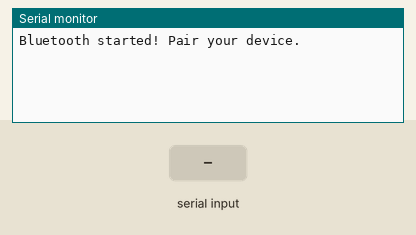
Recording of a program running on a simulated ESP32. Shown: the last lines printed to the serial monitor. The inputs (shaded band) are chosen by the test bench. Nothing arrives over Bluetooth unless stated.

Above: at 1.2 s.
1.3 s: "1" received over the second serial link
At 2.2 s:
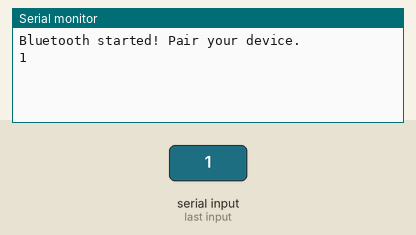
2.8 s: "0" received over the second serial link
At 3.4 s:
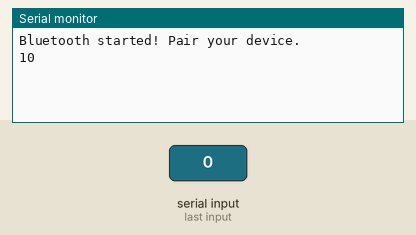

Measured:
- after the input at 1.3 s, the serial monitor: prints a new line at once (image 1)
- after the input at 2.8 s, the serial monitor: prints a new line at once (image 2)

The program:

main.cpp
```cpp
#include "BluetoothSerial.h"

BluetoothSerial SerialBT;  // Bluetooth Serial 객체 생성

void setup() {
  Serial.begin(115200);               // 시리얼 모니터
  SerialBT.begin("ESP32_hyunho");    // 블루투스 이름 설정
  Serial.println("Bluetooth started! Pair your device.");
}

void loop() {
  // PC → Bluetooth (전송)
  if (Serial.available()) {
    SerialBT.write(Serial.read());
  }

  // Bluetooth → PC (수신)
  if (SerialBT.available()) {
    char incomingChar = SerialBT.read();
    Serial.write(incomingChar);

    // 간단한 응답 예시
    if (incomingChar == '1') {
      SerialBT.println("LED ON");
    } else if (incomingChar == '0') {
      SerialBT.println("LED OFF");
    }
  }
}
```
